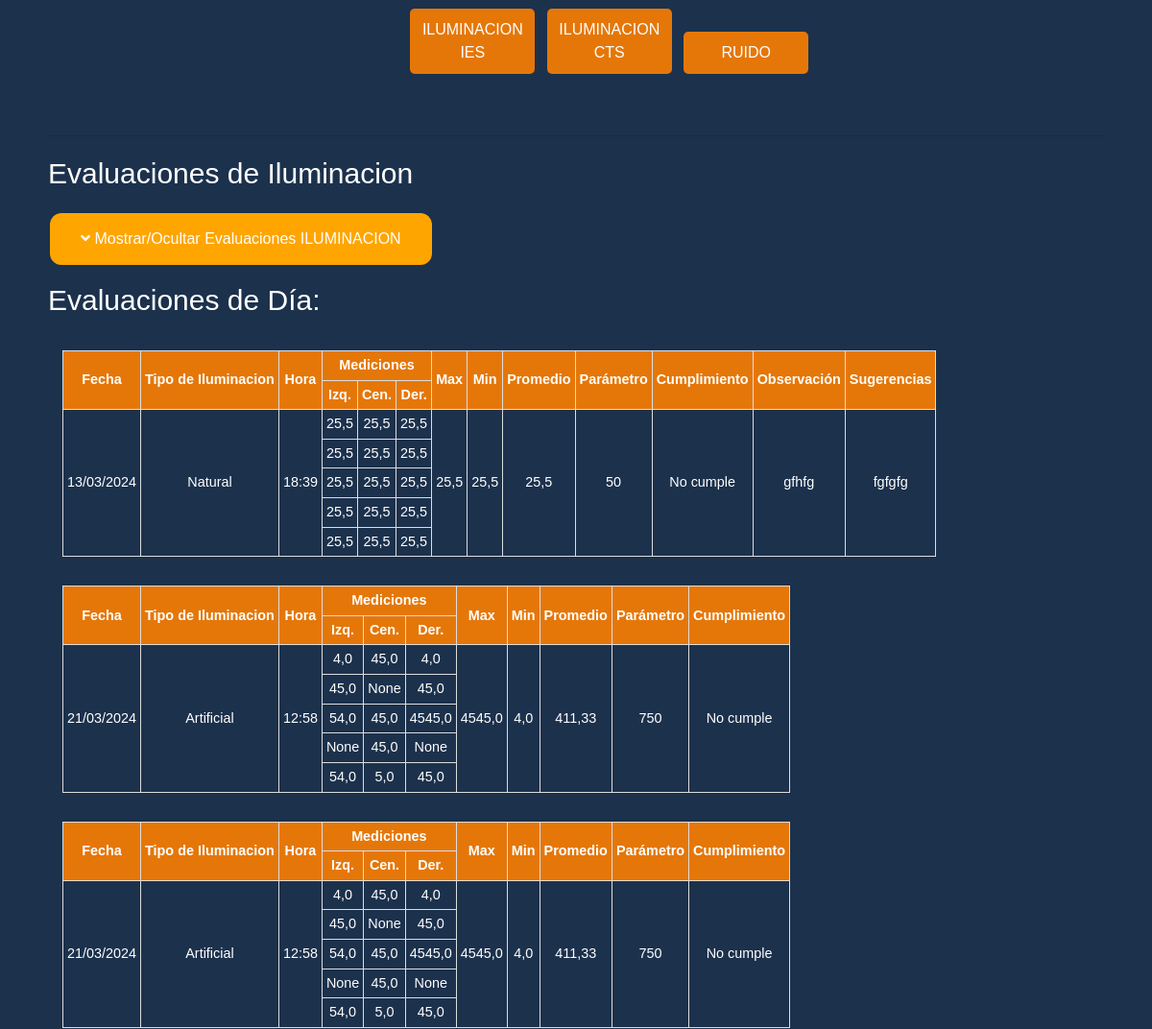
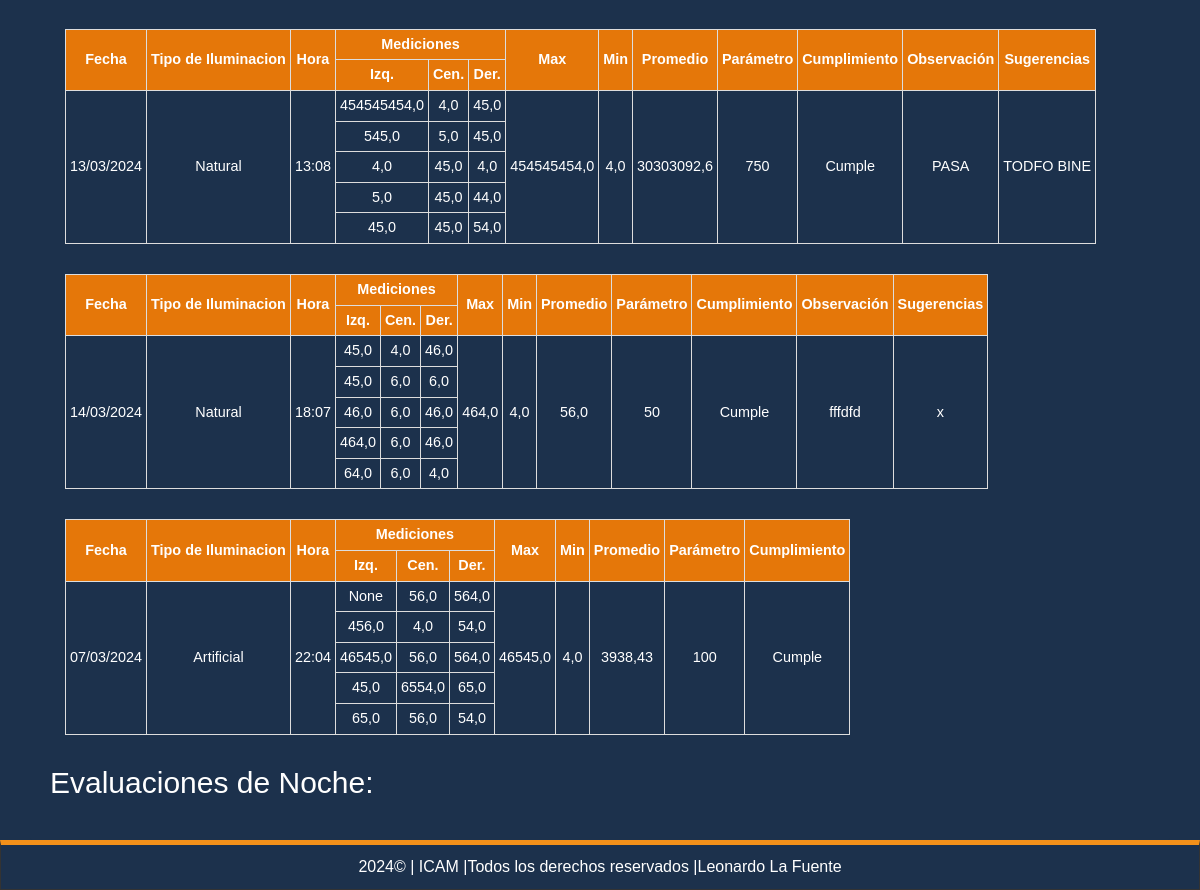
Page /puesto/67 (signed in, lower part) on the earlier database version (2 pictures, top to bottom).
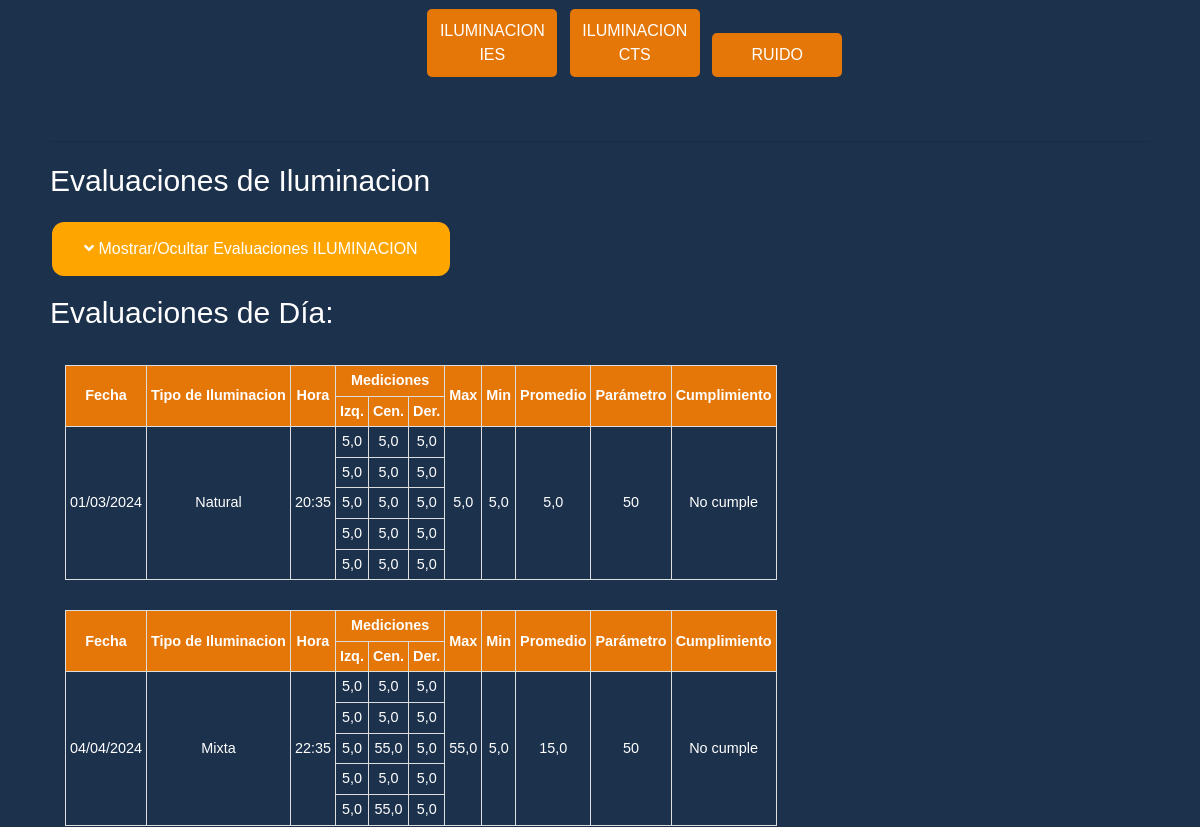
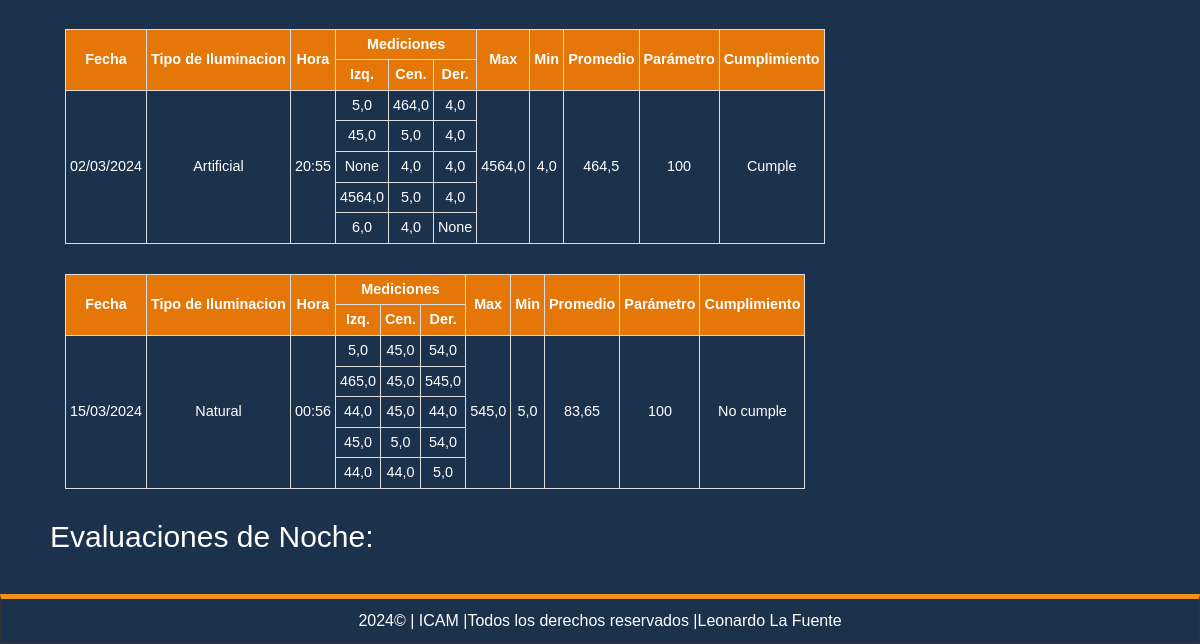
Same page on the later database version (2 pictures, top to bottom).
### ilupt/models.py (models this page shows)
class LightingEvaluation(models.Model):
    PERIOD_CHOICES = [
        ('Dia', 'Dia'),
        ('Noche', 'Noche'),
    ]
    TYPE_CHOICES = [
        ('Natural', 'Natural'),
        ('Artificial', 'Artificial'),
        ('Mixta', 'Mixta'),
    ]
    PARAMETER_CHOICES=[
        (50, '50'),
        (100, '100'),
        (300, '300'),
        (750, '750'),
        (3000, '3000+'),
    ]
    period = models.CharField(max_length=5, choices=PERIOD_CHOICES, verbose_name='Periodo')
    type = models.CharField(max_length=10, choices=TYPE_CHOICES, verbose_name='Tipo de Iluminación')
    time = models.TimeField(verbose_name='Hora')
    left_1 = models.FloatField(null=True, blank=True, verbose_name='Izq1')
    left_2 = models.FloatField(null=True, blank=True, verbose_name='Izq2')
    left_3 = models.FloatField(null=True, blank=True, verbose_name='Izq3')
    left_4 = models.FloatField(null=True, blank=True, verbose_name='Izq4')
    left_5 = models.FloatField(null=True, blank=True, verbose_name='Izq5')
    center_1 = models.FloatField(null=True, blank=True, verbose_name='Cen1')
    center_2 = models.FloatField(null=True, blank=True, verbose_name='Cen2')
    center_3 = models.FloatField(null=True, blank=True, verbose_name='Cen3')
    center_4 = models.FloatField(null=True, blank=True, verbose_name='Cen4')
    center_5 = models.FloatField(null=True, blank=True, verbose_name='Cen5')
    right_1 = models.FloatField(null=True, blank=True, verbose_name='Der1')
    right_2 = models.FloatField(null=True, blank=True, verbose_name='Der2')
    right_3 = models.FloatField(null=True, blank=True, verbose_name='Der3')
    right_4 = models.FloatField(null=True, blank=True, verbose_name='Der4')
    right_5 = models.FloatField(null=True, blank=True, verbose_name='Der5')
    average = models.FloatField(verbose_name='Promedio')
    maximum = models.FloatField(verbose_name='Máximo')
    minimum = models.FloatField(verbose_name='Mínimo')
    parameter = models.IntegerField(choices=PARAMETER_CHOICES, verbose_name='Parámetro')
    date = models.DateField(verbose_name='Fecha')
    observations = models.TextField(null=True, blank=True, verbose_name='Observaciones')
    suggestions = models.TextField(null=True, blank=True, verbose_name='Sugerencias')
    position = models.ForeignKey(Position, on_delete=models.CASCADE, null=True, blank=True, verbose_name='Posición')

### record/views.py (the view)
# urls.py: path('puesto/<int:position_id>',views.position,name="position"),
@login_required(login_url="login")
def position(request, position_id):
    position = get_object_or_404(Position, id=position_id)
    if not request.user.is_superuser and position.area.company.user != request.user:
        return HttpResponseForbidden("No tienes permiso para ver este puesto.")
    return render(request, 'positions/detail.html', {
        'position': position
    })

### pages/context_processors.py (called while the page is built)
def get_pages(request):
    pages = Page.objects.filter(visible=True).order_by('order').values_list('id','title','slug')
    return {
        'pages':pages
    }

### record/models.py (called while the page is built)
    def __str__(self):
        return self.name

### record/processor.py (called while the page is built)
def get_areas(request):
    if request.user.is_authenticated and 'selected_company_id' in request.session:
        try:
            company = Company.objects.get(id=request.session['selected_company_id'])
            areas = Area.objects.filter(company=company).values_list('id', 'name')
            return {
                'areas': areas,
                'selected_company_id': request.session['selected_company_id'],  # Agrega esta línea
            }
        except Company.DoesNotExist:
            return {
                'areas': [],
            }
    else:
        return {
            'areas': [],
        }

### record/templates/positions/detail.html (shortened to what this page needs)
{% extends "layouts/layout.html" %}
{%block content%}
<div class="position-container">
    <div class="position-info">
        <div>
            <button class="btn-eva" type="button" onclick="location.href='{% url 'evaluacion_iluminacion' position.id %}'">ILUMINACION IES</button>
            <button class="btn-eva" type="button">ILUMINACION CTS</button>
            <button class="btn-eva" type="button">RUIDO</button>
        </div>
        </div>
</div>
<hr>
{% if position.lightingevaluation_set.count > 0 %}
<p>Evaluaciones de Iluminacion</p>
<button id="toggleEvaluationsButton" style="background-color: orange; color: white; padding: 15px 32px; text-align: center; text-decoration: none; display: inline-block; font-size: 16px; margin: 4px 2px; cursor: pointer; border: none; border-radius: 12px;">
    <i class="fas fa-angle-down"></i> Mostrar/Ocultar Evaluaciones ILUMINACION
</button><div id="evaluations">
<div id="dayEvaluations">
    <p>Evaluaciones de Día:</p>
{% for evaluation in position.lightingevaluation_set.all %}
{% if evaluation.period == "Dia" %}
    <div class="evaluation-box">
        <table class="styled-table">
            <tr>
                <th rowspan="2">Fecha</th>
                <th rowspan="2">Tipo de Iluminacion</th>
                <th rowspan="2">Hora</th>
                <th colspan="3">Mediciones</th>
                <th rowspan="2">Max</th>
                <th rowspan="2">Min</th>
                <th rowspan="2">Promedio</th>
                <th rowspan="2">Parámetro</th>
                <th rowspan="2">Cumplimiento</th>
                {% if evaluation.observations %}
                <th rowspan="2">Observación</th>
                {% endif %}
                {% if evaluation.suggestions %}
                <th rowspan="2">Sugerencias</th>
                {% endif %}
            </tr>
            <tr>
                <th>Izq.</th>
                <th>Cen.</th>
                <th>Der.</th>
            </tr>
            <tr>
                <td rowspan="5">{{ evaluation.date |date:"d/m/Y"}}</td>
                <td rowspan="5">{{ evaluation.type }}</td>
                <td rowspan="5">{{ evaluation.time }}</td>
                <td>{{ evaluation.left_1 }}</td>
                <td>{{ evaluation.center_1 }}</td>
                <td>{{ evaluation.right_1 }}</td>
                <td rowspan="5">{{ evaluation.maximum }}</td>
                <td rowspan="5">{{ evaluation.minimum }}</td>
                <td rowspan="5">{{ evaluation.average }}</td>
                <td rowspan="5">{{ evaluation.parameter }}</td>
                <td rowspan="5">{% if evaluation.average > evaluation.parameter %}Cumple{% else %}No cumple{% endif %}</td>
                {% if evaluation.observations %}
                <td rowspan="5">{{ evaluation.observations }}</td>
                {% endif %}
                {% if evaluation.suggestions %}
                <td rowspan="5">{{ evaluation.suggestions }}</td>
                {% endif %}
            </tr>
            <tr>
                <td>{{ evaluation.left_2 }}</td>
                <td>{{ evaluation.center_2 }}</td>
                <td>{{ evaluation.right_2 }}</td>
            </tr>
            <tr>
                <td>{{ evaluation.left_3 }}</td>
                <td>{{ evaluation.center_3 }}</td>
                <td>{{ evaluation.right_3 }}</td>
            </tr>
            <tr>
                <td>{{ evaluation.left_4 }}</td>
                <td>{{ evaluation.center_4 }}</td>
                <td>{{ evaluation.right_4 }}</td>
            </tr>
            <tr>
                <td>{{ evaluation.left_5 }}</td>
                <td>{{ evaluation.center_5 }}</td>
                <td>{{ evaluation.right_5 }}</td>
            </tr>
        </table>
    </div>
    {% endif %}
{% endfor %}
</div>
<div id="nightEvaluations">
    <p>Evaluaciones de Noche:</p>
</div>
{% endif %}
</div >
{%endblock%}

Differences in the rows shown:
removed LightingEvaluation: shows "Observación", shows "Sugerencias", date "13/03/2024", type "Natural", time "18:39", left_1 "25,5", center_1 "25,5", right_1 "25,5", maximum "25,5", minimum "25,5", average "25,5", parameter "50", shows "No cumple", observations "gfhfg", suggestions "fgfgfg", left_2 "25,5", center_2 "25,5", right_2 "25,5", left_3 "25,5", center_3 "25,5", right_3 "25,5", left_4 "25,5", center_4 "25,5", right_4 "25,5", left_5 "25,5", center_5 "25,5", right_5 "25,5"
removed LightingEvaluation: date "21/03/2024", type "Artificial", time "12:58", left_1 "4,0", center_1 "45,0", right_1 "4,0", maximum "4545,0", minimum "4,0", average "411,33", parameter "750", shows "No cumple", left_2 "45,0", center_2 "None", right_2 "45,0", left_3 "54,0", center_3 "45,0", right_3 "4545,0", left_4 "None", center_4 "45,0", right_4 "None", left_5 "54,0", center_5 "5,0", right_5 "45,0"
removed LightingEvaluation: date "21/03/2024", type "Artificial", time "12:58", left_1 "4,0", center_1 "45,0", right_1 "4,0", maximum "4545,0", minimum "4,0", average "411,33", parameter "750", shows "No cumple", left_2 "45,0", center_2 "None", right_2 "45,0", left_3 "54,0", center_3 "45,0", right_3 "4545,0", left_4 "None", center_4 "45,0", right_4 "None", left_5 "54,0", center_5 "5,0", right_5 "45,0"
removed LightingEvaluation: shows "Observación", shows "Sugerencias", date "13/03/2024", type "Natural", time "13:08", left_1 "454545454,0", center_1 "4,0", right_1 "45,0", maximum "454545454,0", minimum "4,0", average "30303092,6", parameter "750", shows "Cumple", observations "PASA", suggestions "TODFO BINE", left_2 "545,0", center_2 "5,0", right_2 "45,0", left_3 "4,0", center_3 "45,0", right_3 "4,0", left_4 "5,0", center_4 "45,0", right_4 "44,0", left_5 "45,0", center_5 "45,0", right_5 "54,0"
removed LightingEvaluation: shows "Observación", shows "Sugerencias", date "14/03/2024", type "Natural", time "18:07", left_1 "45,0", center_1 "4,0", right_1 "46,0", maximum "464,0", minimum "4,0", average "56,0", parameter "50", shows "Cumple", observations "fffdfd", suggestions "x", left_2 "45,0", center_2 "6,0", right_2 "6,0", left_3 "46,0", center_3 "6,0", right_3 "46,0", left_4 "464,0", center_4 "6,0", right_4 "46,0", left_5 "64,0", center_5 "6,0", right_5 "4,0"
removed LightingEvaluation: date "07/03/2024", type "Artificial", time "22:04", left_1 "None", center_1 "56,0", right_1 "564,0", maximum "46545,0", minimum "4,0", average "3938,43", parameter "100", shows "Cumple", left_2 "456,0", center_2 "4,0", right_2 "54,0", left_3 "46545,0", center_3 "56,0", right_3 "564,0", left_4 "45,0", center_4 "6554,0", right_4 "65,0", left_5 "65,0", center_5 "56,0", right_5 "54,0"
added LightingEvaluation: date "01/03/2024", type "Natural", time "20:35", left_1 "5,0", center_1 "5,0", right_1 "5,0", maximum "5,0", minimum "5,0", average "5,0", parameter "50", shows "No cumple", left_2 "5,0", center_2 "5,0", right_2 "5,0", left_3 "5,0", center_3 "5,0", right_3 "5,0", left_4 "5,0", center_4 "5,0", right_4 "5,0", left_5 "5,0", center_5 "5,0", right_5 "5,0"
added LightingEvaluation: date "04/04/2024", type "Mixta", time "22:35", left_1 "5,0", center_1 "5,0", right_1 "5,0", maximum "55,0", minimum "5,0", average "15,0", parameter "50", shows "No cumple", left_2 "5,0", center_2 "5,0", right_2 "5,0", left_3 "5,0", center_3 "55,0", right_3 "5,0", left_4 "5,0", center_4 "5,0", right_4 "5,0", left_5 "5,0", center_5 "55,0", right_5 "5,0"
added LightingEvaluation: date "02/03/2024", type "Artificial", time "20:55", left_1 "5,0", center_1 "464,0", right_1 "4,0", maximum "4564,0", minimum "4,0", average "464,5", parameter "100", shows "Cumple", left_2 "45,0", center_2 "5,0", right_2 "4,0", left_3 "None", center_3 "4,0", right_3 "4,0", left_4 "4564,0", center_4 "5,0", right_4 "4,0", left_5 "6,0", center_5 "4,0", right_5 "None"
added LightingEvaluation: date "15/03/2024", type "Natural", time "00:56", left_1 "5,0", center_1 "45,0", right_1 "54,0", maximum "545,0", minimum "5,0", average "83,65", parameter "100", shows "No cumple", left_2 "465,0", center_2 "45,0", right_2 "545,0", left_3 "44,0", center_3 "45,0", right_3 "44,0", left_4 "45,0", center_4 "5,0", right_4 "54,0", left_5 "44,0", center_5 "44,0", right_5 "5,0"
